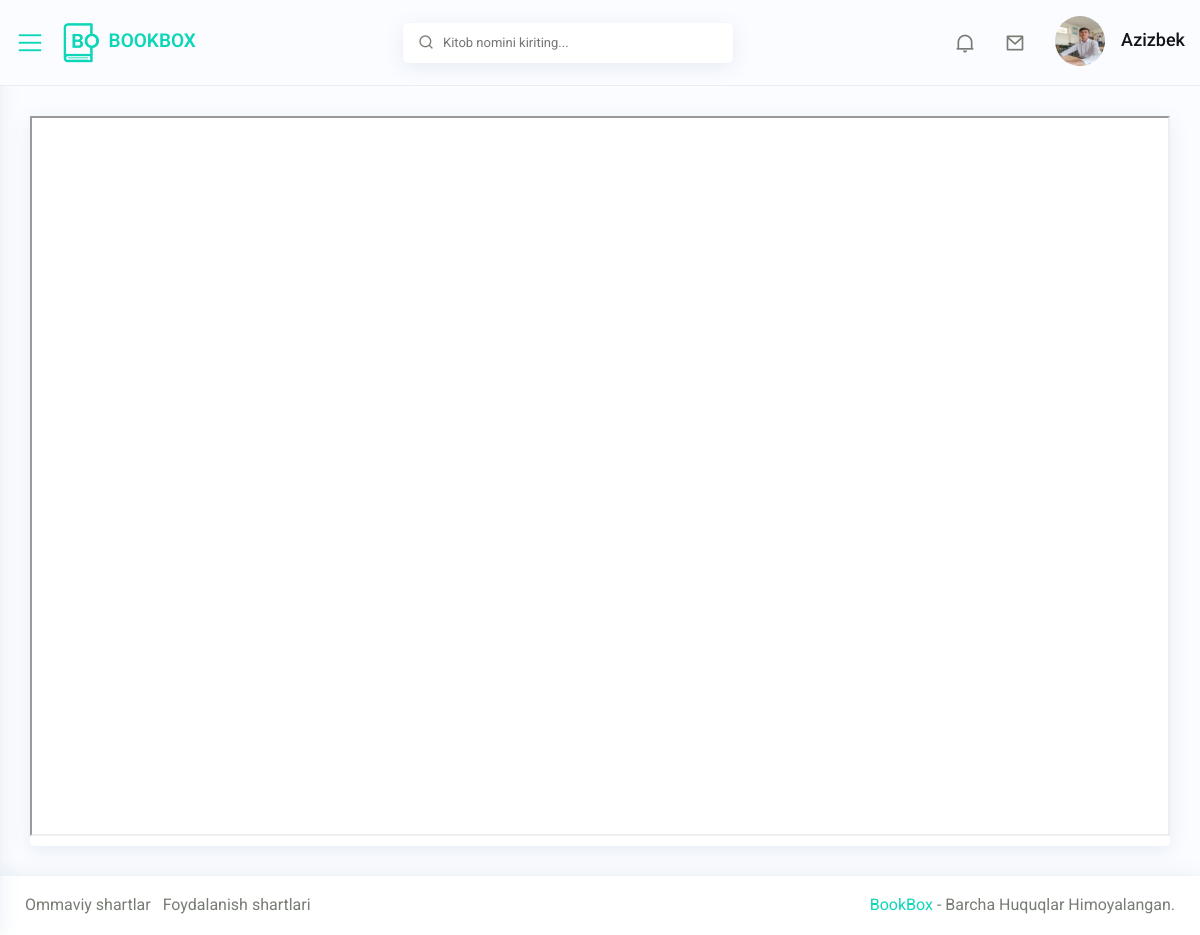
The page /book/read/1 (signed in) on the database its author committed.
### register/models.py (models this page shows, shortened)
class Person(models.Model):
    GENDER = (
                ('1', 'Erkak'),
                ('2', 'Ayol'),
            )
    user = models.OneToOneField(User, on_delete=models.CASCADE)
    image = models.ImageField(upload_to="image/person/", default='image/person/08.jpg')
    firstname = models.CharField(max_length=50, blank=True, null=True)
    lastname = models.CharField(max_length=50, blank=True, null=True)
    gender = models.CharField(choices=GENDER, max_length=50, blank=True, null=True)
    birthday = models.DateField(blank=True, null=True)
    phone = models.CharField(max_length=25, blank=True, null=True)
    balance = models.IntegerField(default=0)

### store/models.py (models this page shows)
class Book(models.Model):
    name = models.CharField(max_length=255)
    category = models.ForeignKey(Category, models.CASCADE, blank=True, null=True)
    author = models.ForeignKey(Author, models.CASCADE, blank=True, null=True)
    image = models.ImageField(upload_to="image/book")
    document = models.FileField(upload_to="document/book", blank=True, null=True)
    doc_code = models.CharField(max_length=250, blank=True, null=True)
    date = models.IntegerField(default=0)
    recommended = models.BooleanField(default=0)
    description = models.TextField(blank=True, null=True)
    created_at = models.DateTimeField(auto_now_add=True)

### store/views.py (the view)
# urls.py: path('book/read/', bookRead, name='bookRead'),
@login_required
def bookRead(request, pk):
    try:
        book = Book.objects.get(pk=pk)
        return render(request, "book-pdf.html", {'book': book})
    except Book.DoesNotExist:
            return redirect('PNF404')
    except Exception as e:
        return redirect('PNF404')

### register/context_processors.py (called while the page is built)
def mydata(request):
    if request.user.is_authenticated:
        try:
            mydata = Person.objects.get(user=request.user)
            return {'mydata': mydata}
        except Person.DoesNotExist:
            Person.objects.create(user=request.user)
            mydata = Person.objects.get(user=request.user)
            return {'mydata': mydata}
    else:
        return {'mydata': None}

### templates/book-pdf.html (shortened to what this page needs)
{% extends 'base.html' %}
{% load static %}
{% block content %}
		<div id="content-page" class="content-page">
			<div class="container-fluid">
				<div class="row">
					<div class="col-sm-12">
						<div class="iq-card book-detail">
							<div class="iq-card-body p-0">
								<iframe src="{{book.document.url}}"  style="width: 100%; height: 90vh;"></iframe>
							</div>
						</div>
					</div>
				</div>
			</div>
		</div>
	</div>
	{% endblock %}

### templates/base.html (shortened to what this page needs)
{% load static %}
{% load my_filters %}
<!doctype html>
<html lang="en">
<head>
      <link rel="stylesheet" href="{% static '' %}css/bootstrap.min.css">
      <link rel="stylesheet" href="{% static '' %}css/typography.css">
      <link rel="stylesheet" href="{% static '' %}css/style.css">
      <link rel="stylesheet" href="{% static '' %}css/responsive.css">
      <link rel="stylesheet" href="{% static '' %}css/toastr.min.css">
   </head>
   <body>
      <div class="wrapper">
         <div class="iq-top-navbar">
            <div class="iq-navbar-custom">
               <nav class="navbar navbar-expand-lg navbar-light p-0">
                  <div class="iq-menu-bt d-flex align-items-center">
                     <div class="wrapper-menu">
                        <div class="main-circle"><i class="las la-bars"></i></div>
                     </div>
                     <div class="iq-navbar-logo d-flex justify-content-between">
                        <a href="{% url 'home' %}" class="header-logo">
                           <img src="{% static '' %}images/logo.png" class="img-fluid rounded-normal" alt="">
                           <div class="logo-title">
                              <span class="text-primary text-uppercase">BookBox</span>
                           </div>
                        </a>
                     </div>
                  </div>
                  <div class="iq-search-bar">
                     <form class="searchbox" action="{% url 'search' %}" method="get">
                        <input type="text" class="text search-input" name='q' {% if query %}value="{{ query }}"{% endif %} placeholder="Kitob nomini kiriting...">
                        <a class="search-link" href="#"><i class="ri-search-line"></i></a>
                     </form>
                  </div>
                  <div class="collapse navbar-collapse" id="navbarSupportedContent">
                     <ul class="navbar-nav ml-auto navbar-list">
                        <li class="nav-item nav-icon">
                           <a href="#" class="search-toggle iq-waves-effect text-gray rounded">
                           <i class="ri-notification-2-line"></i>
                           </a>
                        </li>
                        <li class="nav-item nav-icon dropdown">
                           <a href="#" class="search-toggle iq-waves-effect text-gray rounded">
                           <i class="ri-mail-line"></i>
                           </a>
                        </li>
                        <li class="line-height pt-3">
                           <a href="#" class="search-toggle iq-waves-effect d-flex align-items-center">
                              <img src="{{mydata.image.url}}" class="img-fluid rounded-circle mr-3" alt="user">
                              <div class="caption">
                                 <h6 class="mb-1 line-height">{% if mydata.firstname %} {{mydata.firstname}} {% else %} {{request.user}} {% endif %}</h6>
                              </div>
                           </a>
                        </li>
                     </ul>
                  </div>
               </nav>
            </div>
         </div>
         {% block content %}
         {% endblock content %}
         <footer class="iq-footer">
            <div class="container-fluid">
               <div class="row">
                  <div class="col-lg-6">
                     <ul class="list-inline mb-0">
                        <li class="list-inline-item"><a href="privacy-policy.html">Ommaviy shartlar</a></li>
                        <li class="list-inline-item"><a href="terms-of-service.html">Foydalanish shartlari</a></li>
                     </ul>
                  </div>
                  <div class="col-lg-6 text-right">
                    <a href="#">BookBox</a> - Barcha Huquqlar Himoyalangan.
                  </div>
               </div>
            </div>
         </footer>
      </body>
   </html>

### source/css/typography.css (style rules this page uses)
body { font-family: 'Roboto', sans-serif; font-weight: 400; font-style: normal; font-size: 16px; line-height: 1.8; padding: 0; margin: 0; color: var(--iq-body-text); background: var(--iq-body-bg); }
a, .btn { -webkit-transition: all 0.5s ease-out 0s; -moz-transition: all 0.5s ease-out 0s; -ms-transition: all 0.5s ease-out 0s; -o-transition: all 0.5s ease-out 0s; transition: all 0.5s ease-out 0s; }
a, button, input, btn { outline: medium none !important; }
a { color: var(--iq-primary); }
h1, h2, h3, h4, h5, h6 { font-family: 'Roboto', sans-serif; font-weight: 500; margin: 0px; line-height: 1.5; color: var(--iq-title-text); }
h6 { font-size: 1.0em; line-height: 1.3em; }
.rounded { border-radius: 5px !important; }
.rounded-circle { border-radius: 50% !important; }
.text-primary { color: var(--iq-primary) !important; }
.text-gray { color: var(--iq-body-text) !important; }
.line-height { line-height: normal !important; }
.iq-card { background: var(--iq-light-card); -webkit-border-radius: 5px; -moz-border-radius: 5px; border-radius: 5px; margin-bottom: 30px; border: none; -webkit-box-shadow: 0px 4px 20px 0px rgba(44, 101, 144, 0.1); box-shadow: 0px 4px 20px 0px rgba(44, 101, 144, 0.1); }
.iq-card-body { padding: 20px; }

### source/css/responsive.css (style rules this page uses)
@media (max-width:1699px) { .iq-search-bar .searchbox { width: 330px; } }
@media (max-width:1299px) { .iq-top-navbar .iq-navbar-custom .iq-menu-bt { display: block; } }
@media (max-width:1299px) { .content-page, body.sidebar-main .content-page { margin-left: 0; padding: 116px 15px 0; } }
@media (max-width:1299px) { .iq-top-navbar, body.sidebar-main .iq-top-navbar { width: auto; left: 0; right: 0; padding-left: 15px; } }
@media (max-width:1299px) { .iq-footer, body.sidebar-main .iq-footer { padding: 15px 10px; margin-left: 0; width: 100%; } }
@media (max-width:1299px) { .iq-navbar-logo { padding: 0; } }

### source/css/variable.css (style rules this page uses)
:root { --iq-title-text: #11141b; --iq-body-text: #777D74; --iq-body-bg : #fbfcff; --iq-primary: #0dd6b8; --iq-secondary: #a09e9e; --iq-success: #49f0d3; --iq-warning: #ffba68; --iq-danger: #ff9b8a; --iq-info: #d592ff; --iq-dark: #3f414d; --iq-light: #fafafb; --iq-white: #ffffff; --iq-black: #000000; --iq-gray: #b1b1b1; --iq-light-primary: #fbfcff; --iq-light-secondary: #f1f2f1; --iq-light-success: #eefff2; --iq-light-danger: #fff5f4; --iq-light-warning: #fffcf3; --iq-light-info: #eee6f5; --iq-light-dark: #f0efef; --iq-primary-hover: #11e1c2; --iq-secondary-hover: #807e7e; --iq-success-hover: #42f9d9; --iq-danger-hover: #f78673; --iq-warning-hover: #fdb45e; --iq-info-hover: #c280ea; --iq-dark-hover: #44454e; --iq-light-hover: #eaeeff; --iq-border: #ededf0; --iq-border-light: #f1f1f1; --iq-border-danger: #ff9273; --iq-light-card: #ffffff; --iq-primary-rgb: 100, 114, 248; --iq-primary-light: #f3fffe; --iq-color1: #4e37b2; --iq-color2: #02d871; --iq-color3: #309cf3; --iq-color4: #ff00ff; --iq-color5: #fb1f4c; --iq-color6: #00ced1; --iq-color7: #f35f3b; --iq-color8: #fde117; --iq-color9: #ff0000; --iq-color10: #88028c; --iq-color11: #00d5ab; --iq-color12: #ce9252; --iq-color13: #f9ae02; --iq-color14: #1e7fe4; --iq-color15: #006400; --iq-color16: #fa7c04; --iq-color17: #81bf02; --iq-color18: #99a7ca; --iq-color19: #3d2a26; --iq-color20: #a0746b; }

### rows shown on the page
Person: image (picture), firstname "Azizbek"
